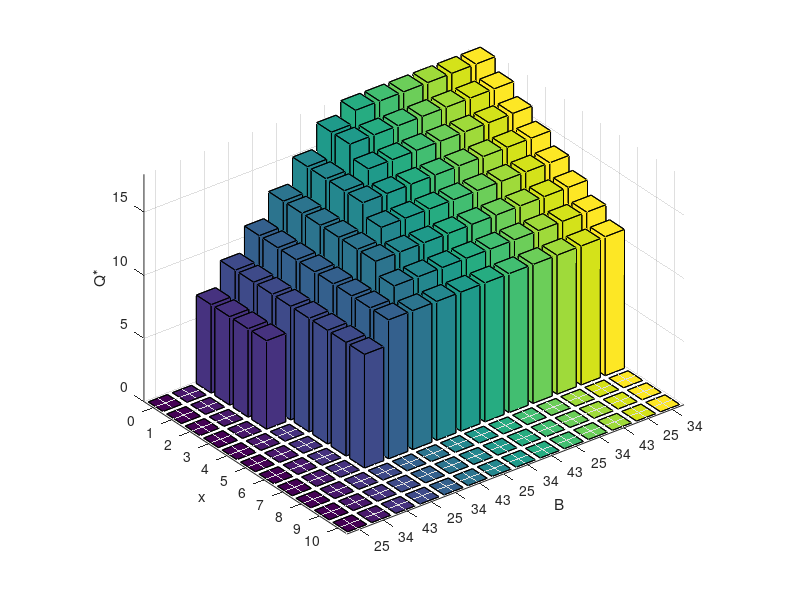

Recreate this plot in MATLAB.
function Draw3DBar

x = 0:10;
B = 25:9:51;
Q = [0	0	7	9	11	13	15	17	18	18	18	18	18	18
0	0	7	9	11	13	15	17	17	17	17	17	17	17
0	0	7	9	11	13	15	16	16	16	16	16	16	16
0	0	7	9	11	13	15	15	15	15	15	15	15	15
0	0	0	9	11	13	14	14	14	14	14	14	14	14
0	0	0	9	11	13	13	13	13	13	13	13	13	13
0	0	0	9	11	12	12	12	12	12	12	12	12	12
0	0	0	9	11	11	11	11	11	11	11	11	11	11
0	0	0	0	0	0	0	0	0	0	0	0	0	0
0	0	0	0	0	0	0	0	0	0	0	0	0	0
0	0	0	0	0	0	0	0	0	0	0	0	0	0
];

bar3(Q);
set(gca,'XTickLabel',B)
set(gca,'YTickLabel',x)
xlabel('B');
ylabel('x');
zlabel('Q^\ast');

% figure()
% y = Q;
% for i = 1 : size(Q,1)
%     y(i, :) = Q(i, :) + x(i);
% end
% bar3(y);
% set(gca,'XTickLabel',B)
% set(gca,'YTickLabel',x)
% xlabel('B');
% ylabel('x');
% zlabel('y^\ast');

end